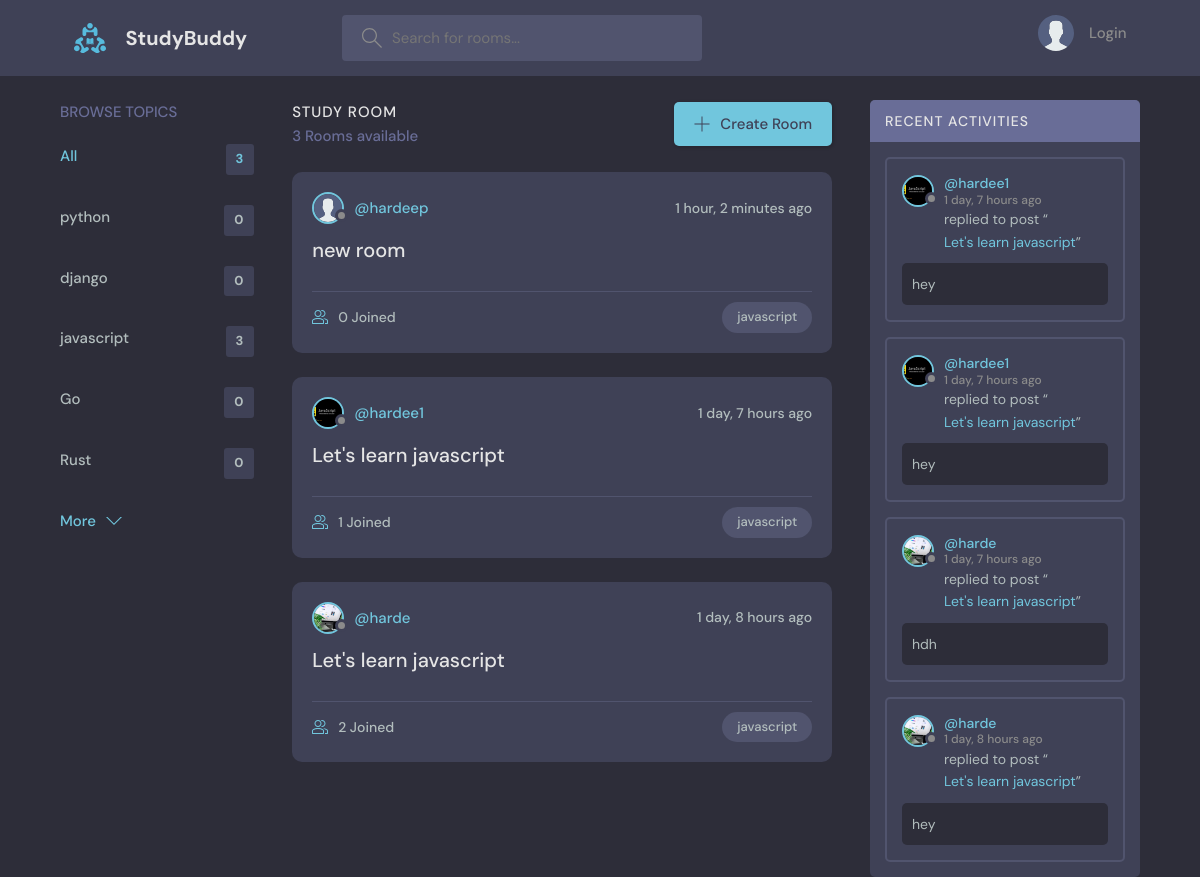
The page / on the database its author committed.
### base/models.py (models this page shows, shortened)
class Topic(models.Model):
    name = models.CharField(max_length=100)

class Room(models.Model):
    host=models.ForeignKey(User, on_delete=models.SET_NULL, null=True )
    name = models.CharField(max_length=100)
    topic=models.ForeignKey(Topic, on_delete=models.CASCADE, null=True)
    participants=models.ManyToManyField(User, related_name='participants', blank=True)
    description = models.TextField(max_length=250)
    created_at = models.DateTimeField(auto_now_add=True)
    updated_at = models.DateTimeField(auto_now=True)
    class Meta:
        ordering = ['-created_at', 'updated_at']

class User(AbstractUser):
    name= models.CharField(max_length=200, null=True)
    email=models.EmailField(unique=True, null=True)
    avatar= models.ImageField(null=True, default='avatar.svg')
    bio=models.TextField(max_length=255, null=True)
    USERNAME_FIELD='email'
    REQUIRED_FIELDS= ['username']

class Message(models.Model):
    user= models.ForeignKey(User, on_delete=models.SET_NULL, null=True)
    room = models.ForeignKey(Room, on_delete=models.CASCADE, null=True)
    body=models.TextField()
    created_at = models.DateTimeField(auto_now_add=True, null=True)
    class Meta:
        ordering = ['-created_at']

### base/views.py (the view)
# urls.py: path('',views.home, name='home' ),
def home(request):
    q= request.GET.get('q') if request.GET.get('q') != None else ''
    print(q)
    rooms= Room.objects.filter(
      Q( name__icontains=q ) |
      Q( description__icontains=q ) |
      Q( topic__name__icontains=q ) |
      Q( host__username__icontains=q )
    )
    topics= Topic.objects.all()[0:5]
    room_message = Message.objects.filter(Q(room__topic__name__icontains = q))
    room_counts= rooms.count()
    return render(request, 'base/home.html', context={'rooms':rooms, 'topics':topics, 'room_message': room_message, 'room_counts': room_counts})

### base/templates/base/home.html (shortened to what this page needs)
{% extends 'main.html' %}
{% block content %}
<main class="layout layout--3">
  <div class="container">
    {% include 'base/topics_component.html' %}
    <div class="roomList">
      <div class="roomList__header">
        <div>
          <h2>Study Room</h2>
          <p>{{room_counts}} Rooms available</p>
        </div>
        <a class="btn btn--main" href="{% url 'create-room' %}">
          <svg version="1.1" xmlns="http://www.w3.org/2000/svg" width="32" height="32" viewBox="0 0 32 32">
            <title>add</title>
            <path
              d="M16.943 0.943h-1.885v14.115h-14.115v1.885h14.115v14.115h1.885v-14.115h14.115v-1.885h-14.115v-14.115z"
            ></path>
          </svg>
          Create Room
        </a>
      </div>
     {% include 'base/feed_component.html' %}
    </div>
   {% include 'base/activity_component.html' %}
  </div>
</main>
{% endblock %}

### base/templates/base/topics_component.html
<div class="topics">
    <div class="topics__header">
      <h2>Browse Topics</h2>
    </div>
    <ul class="topics__list">
      <li>
        <a href="{% url 'home' %}" class="active">All <span>{{room_counts}}</span></a>
      </li>
      {% for topic in topics %}
      <li>
        <a href="{% url 'home' %}?q={{topic.name}}">{{topic.name}} <span>{{topic.room_set.all.count}}</span></a>
      </li>
      {%endfor%}
    </ul>
    <a class="btn btn--link" href="{% url 'topics' %}">
      More
      <svg version="1.1" xmlns="http://www.w3.org/2000/svg" width="32" height="32" viewBox="0 0 32 32">
        <title>chevron-down</title>
        <path d="M16 21l-13-13h-3l16 16 16-16h-3l-13 13z"></path>
      </svg>
    </a>
  </div>

### base/templates/base/feed_component.html (shortened to what this page needs)
{% for room in rooms %}
<div class="roomListRoom">
    <div class="roomListRoom__header">
      <a href="{% url 'user-profile' room.host.id %}" class="roomListRoom__author">
        <div class="avatar avatar--small">
          <img src="{{room.host.avatar.url}}" />
        </div>
        <span>@{{room.host.username}}</span>
      </a>
      <div class="roomListRoom__actions">
        <span>{{room.created_at | timesince}} ago</span>
      </div>
    </div>
    <div class="roomListRoom__content">
      <a href="{% url 'room' room.id %}">{{room.name}}</a>
    </div>
    <div class="roomListRoom__meta">
      <a href="room.html" class="roomListRoom__joined">
        {{room.participants.all.count}} Joined
      </a>
      <p class="roomListRoom__topic">{{room.topic.name}}</p>
    </div>
  </div>
  {% endfor %}

### base/templates/base/activity_component.html (shortened to what this page needs)
<div class="activities">
    <div class="activities__header">
      <h2>Recent Activities</h2>
    </div>
    {% for message in room_message %}
    <div class="activities__box">
      <div class="activities__boxHeader roomListRoom__header">
        <a href="{% url 'user-profile' message.user.id %}" class="roomListRoom__author">
          <div class="avatar avatar--small">
            <img src="{{message.user.avatar.url}}" alt=""/>
          </div>
          <p>
            @{{message.user.username}}
            <span>{{message.created_at | timesince}} ago</span>
          </p>
        </a>
      </div>
      <div class="activities__boxContent">
        <p>replied to post “<a href="{% url 'room' message.room.id %}">{{message.room.name}}</a>”</p>
        <div class="activities__boxRoomContent">
          {{message.body}}
        </div>
      </div>
    </div>
    {% endfor %}
  </div>

### rows shown on the page
Topic: name "python", room_set.all.count "0"
Topic: name "django", room_set.all.count "0"
Topic: name "javascript", room_set.all.count "3"
Topic: name "Go", room_set.all.count "0"
Topic: name "Rust", room_set.all.count "0"
Room: host.avatar (placeholder picture), host.username "hardeep", created_at "1 hour, 2 minutes", name "new room", participants.all.count "0", topic.name "javascript"
Room: host.avatar (picture), host.username "hardee1", created_at "1 day, 7 hours", name "Let's learn javascript", participants.all.count "1", topic.name "javascript"
Room: host.avatar (picture), host.username "harde", created_at "1 day, 8 hours", name "Let's learn javascript", participants.all.count "2", topic.name "javascript"
Message: user.avatar (picture), user.username "hardee1", created_at "1 day, 7 hours", room.name "Let's learn javascript", body "hey"
Message: user.avatar (picture), user.username "hardee1", created_at "1 day, 7 hours", room.name "Let's learn javascript", body "hey"
Message: user.avatar (picture), user.username "harde", created_at "1 day, 7 hours", room.name "Let's learn javascript", body "hdh"
Message: user.avatar (picture), user.username "harde", created_at "1 day, 8 hours", room.name "Let's learn javascript", body "hey"

### other values the page prints
{{ room_counts }} "3"
